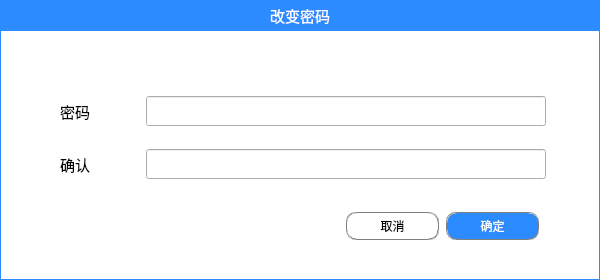
<?xml version="1.0" encoding="UTF-8"?>
<ui version="4.0">
 <class>DlgChangePasswd</class>
 <widget class="QDialog" name="DlgChangePasswd">
  <property name="geometry">
   <rect>
    <x>0</x>
    <y>0</y>
    <width>600</width>
    <height>280</height>
   </rect>
  </property>
  <property name="windowTitle">
   <string>Dialog</string>
  </property>
  <layout class="QGridLayout" name="gridLayout">
   <property name="leftMargin">
    <number>0</number>
   </property>
   <property name="topMargin">
    <number>0</number>
   </property>
   <property name="rightMargin">
    <number>0</number>
   </property>
   <property name="bottomMargin">
    <number>0</number>
   </property>
   <property name="spacing">
    <number>0</number>
   </property>
   <item row="0" column="0">
    <widget class="QWidget" name="panel_a_up" native="true">
     <property name="maximumSize">
      <size>
       <width>16777215</width>
       <height>30</height>
      </size>
     </property>
     <property name="styleSheet">
      <string notr="true">background-color: rgb(44, 140, 255);</string>
     </property>
     <layout class="QVBoxLayout" name="verticalLayout_2">
      <property name="spacing">
       <number>0</number>
      </property>
      <property name="leftMargin">
       <number>0</number>
      </property>
      <property name="topMargin">
       <number>0</number>
      </property>
      <property name="rightMargin">
       <number>0</number>
      </property>
      <property name="bottomMargin">
       <number>0</number>
      </property>
      <item>
       <widget class="QLabel" name="lb_title">
        <property name="font">
         <font>
          <family>Arial</family>
          <pointsize>11</pointsize>
         </font>
        </property>
        <property name="styleSheet">
         <string notr="true">color: rgb(255, 255, 255);</string>
        </property>
        <property name="text">
         <string>改变密码</string>
        </property>
        <property name="alignment">
         <set>Qt::AlignCenter</set>
        </property>
       </widget>
      </item>
     </layout>
    </widget>
   </item>
   <item row="1" column="0">
    <widget class="QWidget" name="panel_down" native="true">
     <property name="styleSheet">
      <string notr="true">QWidget#panel_down{
background-color: rgb(255, 255, 255);
border:1px groove rgb(44, 140, 255);
padding:2px 4px;

}</string>
     </property>
     <layout class="QGridLayout" name="gridLayout_2">
      <item row="2" column="1">
       <widget class="QLabel" name="lb_ok">
        <property name="font">
         <font>
          <family>Arial</family>
          <pointsize>11</pointsize>
         </font>
        </property>
        <property name="text">
         <string>确认</string>
        </property>
       </widget>
      </item>
      <item row="0" column="3">
       <spacer name="verticalSpacer">
        <property name="orientation">
         <enum>Qt::Vertical</enum>
        </property>
        <property name="sizeType">
         <enum>QSizePolicy::Fixed</enum>
        </property>
        <property name="sizeHint" stdset="0">
         <size>
          <width>20</width>
          <height>40</height>
         </size>
        </property>
       </spacer>
      </item>
      <item row="1" column="0">
       <spacer name="horizontalSpacer">
        <property name="orientation">
         <enum>Qt::Horizontal</enum>
        </property>
        <property name="sizeHint" stdset="0">
         <size>
          <width>40</width>
          <height>20</height>
         </size>
        </property>
       </spacer>
      </item>
      <item row="1" column="3">
       <widget class="QLineEdit" name="ed_passwd">
        <property name="minimumSize">
         <size>
          <width>400</width>
          <height>30</height>
         </size>
        </property>
       </widget>
      </item>
      <item row="1" column="1">
       <widget class="QLabel" name="lb_a_passwd">
        <property name="font">
         <font>
          <family>Arial</family>
          <pointsize>11</pointsize>
         </font>
        </property>
        <property name="text">
         <string>密码</string>
        </property>
       </widget>
      </item>
      <item row="1" column="2">
       <spacer name="horizontalSpacer_2">
        <property name="orientation">
         <enum>Qt::Horizontal</enum>
        </property>
        <property name="sizeHint" stdset="0">
         <size>
          <width>40</width>
          <height>20</height>
         </size>
        </property>
       </spacer>
      </item>
      <item row="3" column="3">
       <widget class="QWidget" name="panel_right" native="true">
        <widget class="QPushButton" name="btn_cancel">
         <property name="geometry">
          <rect>
           <x>200</x>
           <y>10</y>
           <width>93</width>
           <height>28</height>
          </rect>
         </property>
         <property name="styleSheet">
          <string notr="true">QPushButton{
border:1px groove gray;
padding:2px 2px;                 
border-radius:10px;  
}
QPushButton:pressed
{
background-color:rgb(0 , 113 , 255);
}</string>
         </property>
         <property name="text">
          <string>取消</string>
         </property>
        </widget>
        <widget class="QPushButton" name="btn_ok">
         <property name="geometry">
          <rect>
           <x>300</x>
           <y>10</y>
           <width>93</width>
           <height>28</height>
          </rect>
         </property>
         <property name="styleSheet">
          <string notr="true">QPushButton{
color:white;
border:1px groove gray;
padding:2px 2px;
background-color: rgb(44,140,255);                   
border-radius:10px;  
}
QPushButton:pressed
{
background-color:rgb(0 , 113 , 255);
}</string>
         </property>
         <property name="text">
          <string>确定</string>
         </property>
        </widget>
        <widget class="QLabel" name="lb_info">
         <property name="geometry">
          <rect>
           <x>10</x>
           <y>15</y>
           <width>171</width>
           <height>21</height>
          </rect>
         </property>
         <property name="styleSheet">
          <string notr="true">color: rgb(255, 0, 0);</string>
         </property>
         <property name="text">
          <string/>
         </property>
        </widget>
       </widget>
      </item>
      <item row="2" column="3">
       <widget class="QLineEdit" name="ed_confirm">
        <property name="minimumSize">
         <size>
          <width>400</width>
          <height>30</height>
         </size>
        </property>
       </widget>
      </item>
      <item row="1" column="4">
       <spacer name="horizontalSpacer_3">
        <property name="orientation">
         <enum>Qt::Horizontal</enum>
        </property>
        <property name="sizeHint" stdset="0">
         <size>
          <width>40</width>
          <height>20</height>
         </size>
        </property>
       </spacer>
      </item>
      <item row="3" column="0" colspan="3">
       <widget class="QWidget" name="panel_left" native="true">
        <property name="maximumSize">
         <size>
          <width>16666</width>
          <height>50</height>
         </size>
        </property>
       </widget>
      </item>
     </layout>
    </widget>
   </item>
  </layout>
 </widget>
 <resources/>
 <connections/>
</ui>
